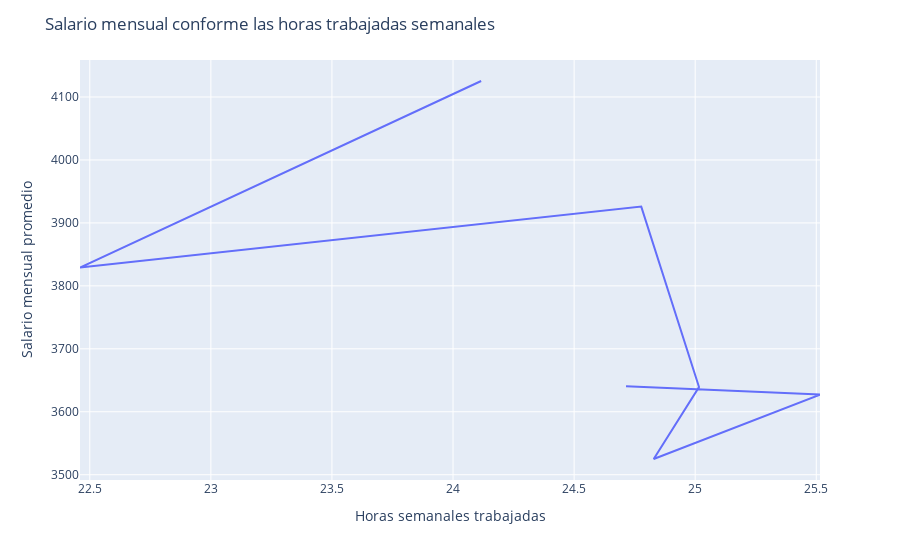

Source (notebook cell):
### Code cell
fig = px.line(
    df_municipality,
    x= "worked_hours_week",
    y= "monthly_wage"
)
fig.update_layout(
    title="Salario mensual conforme las horas trabajadas semanales",
    xaxis_title="Horas semanales trabajadas",
    yaxis_title="Salario mensual promedio",
)

### Figure 1 — Plotly figure (JSON) as saved in the notebook; plotly's stock layout.template omitted (floating-point values rounded to 4 significant figures)
{"data": [{"hovertemplate": "worked_hours_week=%{x}<br>monthly_wage=%{y}<extra></extra>", "legendgroup": "", "line": {"color": "#636efa", "dash": "solid"}, "marker": {"symbol": "circle"}, "mode": "lines", "name": "", "orientation": "v", "showlegend": false, "type": "scatter", "x": [24.71, 25.52, 24.83, 25.02, 24.78, 22.46, 24.12], "xaxis": "x", "y": [3640.0, 3627.0, 3525.0, 3639.0, 3926.0, 3829.0, 4125.0], "yaxis": "y"}], "layout": {"legend": {"tracegroupgap": 0}, "margin": {"t": 60}, "title": {"text": "Salario mensual conforme las horas trabajadas semanales"}, "xaxis": {"anchor": "y", "domain": [0, 1], "title": {"text": "Horas semanales trabajadas"}}, "yaxis": {"anchor": "x", "domain": [0, 1], "title": {"text": "Salario mensual promedio"}}}}
